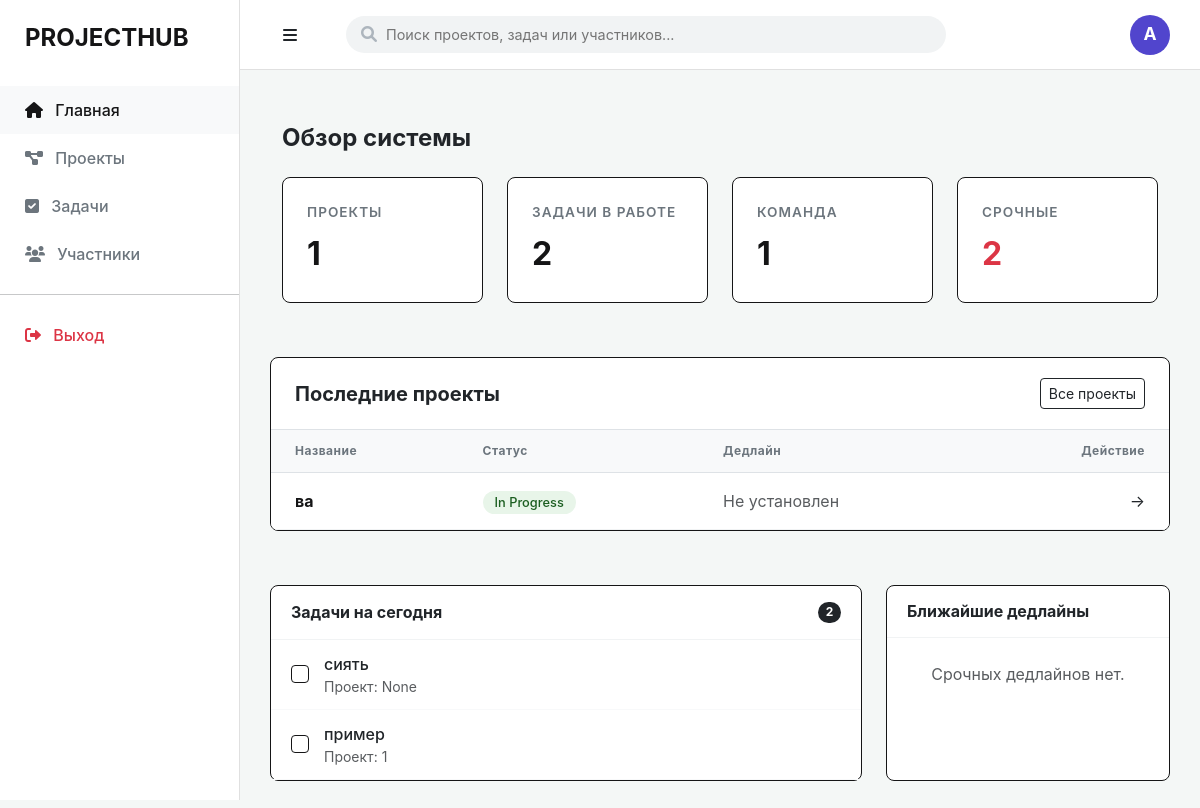
Before: / with the older database file.
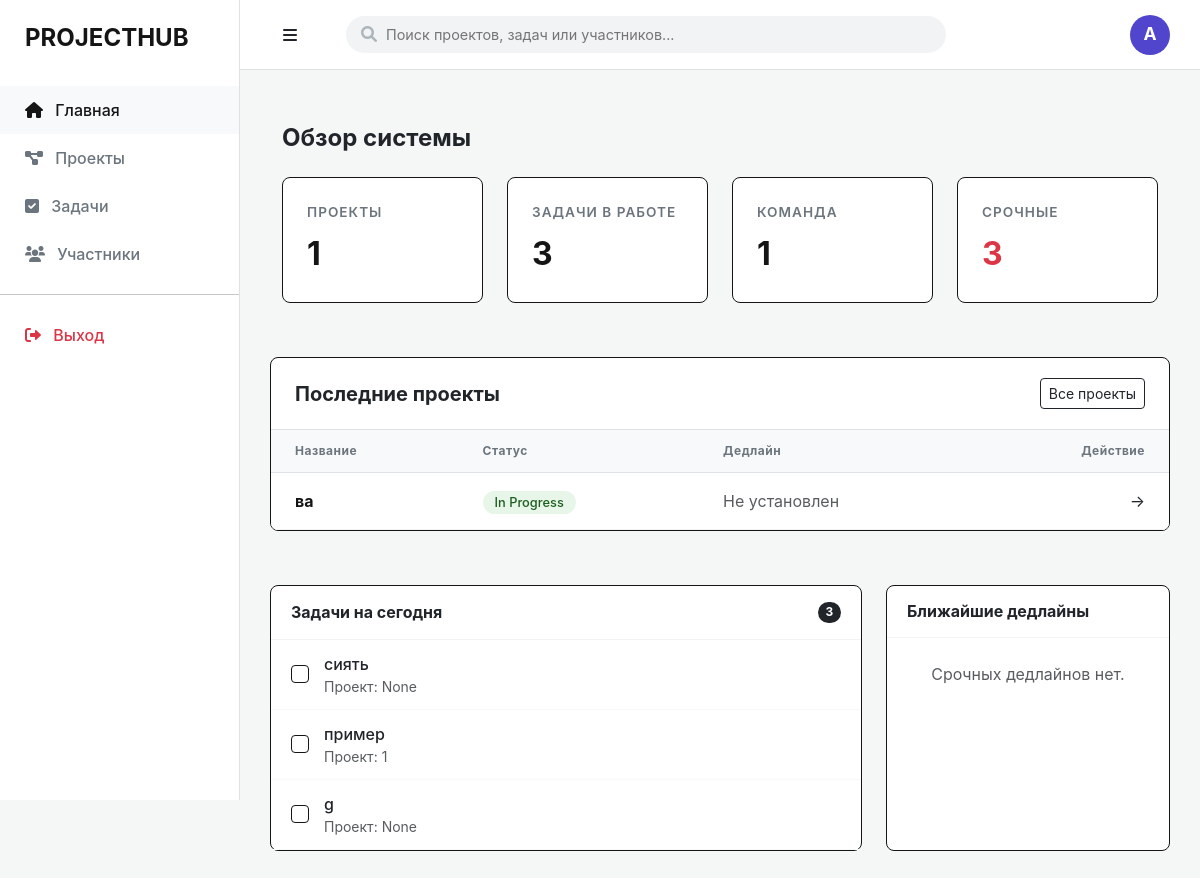
After: the same page with the newer database file.
### app/models/project.py (models this page shows)
class Project(Base):
    __tablename__ = "projects"
    id = Column(Integer, primary_key=True, index=True)
    title = Column(String, nullable=False)
    description = Column(Text)
    status = Column(String, default="In Progress")
    deadline = Column(DateTime, nullable=True) # Новое поле для даты
    created_at = Column(DateTime, default=datetime.utcnow)
    owner_id = Column(Integer, ForeignKey("users.id"))
    owner = relationship("User", back_populates="projects")

### app/models/task.py (models this page shows)
class Task(Base):
    __tablename__ = "tasks"
    id = Column(Integer, primary_key=True, index=True)
    title = Column(String)
    status = Column(String, default="To Do")
    owner_id = Column(Integer, ForeignKey("users.id"))
    owner = relationship("User", back_populates="tasks")
    deadline = Column(Date, nullable=True)
    project_id = Column(Integer, ForeignKey("projects.id"))

### app/main.py (the view)
@app.get("/")
def read_root(request: Request, db: Session = Depends(get_db)):
    total_projects = db.query(Project).count()
    active_tasks_count = db.query(Task).filter(Task.status != "Done").count()
    total_users = db.query(User).count()
    today = date.today()
    recent_projects = db.query(Project).order_by(Project.id.desc()).limit(5).all()
    tasks_today = db.query(Task).filter(Task.status != "Done").limit(5).all()
    upcoming_deadlines = db.query(Project).filter(
        Project.deadline >= today
    ).order_by(Project.deadline.asc()).limit(3).all()
    return templates.TemplateResponse("index.html", {
        "request": request,
        "stats": {
            "projects": total_projects,
            "tasks": active_tasks_count,
            "users": total_users,
            "urgent": active_tasks_count
        },
        "recent_projects": recent_projects,
        "tasks_today": tasks_today,
        "upcoming_deadlines": upcoming_deadlines
    })

### templates/index.html (shortened to what the changed rows need)
{% extends "base.html" %}
{% block content %}
<div class="container-fluid py-4">
    <div class="mb-4">
        <h2 class="h4 fw-bold">Обзор системы</h2>
    </div>
    <div class="row g-4">
        <div class="col-md-3">
            <div class="stat-card">
                <span class="stat-label text-uppercase">Задачи в работе</span>
                <span class="stat-value">{{ stats.tasks }}</span>
            </div>
        </div>
        <div class="col-md-3">
            <div class="stat-card">
                <span class="stat-label text-uppercase">Срочные</span>
                <span class="stat-value text-danger">{{ stats.urgent }}</span>
            </div>
        </div>
    </div>
</div>
<div class="recent-section">
    <div class="table-responsive">
        <table class="table mb-0">
            <thead>
                <tr>
                    <th>Название</th>
                    <th>Статус</th>
                    <th>Дедлайн</th>
                    <th class="text-end">Действие</th>
                </tr>
            </thead>
            <tbody>
                {% for project in recent_projects %}
                <tr>
                    <td class="fw-bold">{{ project.title }}</td>
                    <td>
                        <span class="status-pill {% if project.status == 'Active' %}status-active{% else %}status-new{% endif %}">
                            {{ project.status or 'Новый' }}
                        </span>
                    </td>
                    <td class="text-muted">
                        {{ project.deadline.strftime('%d.%m.%Y') if project.deadline else 'Не установлен' }}
                    </td>
                    <td class="text-end">
                        <a href="/projects" class="text-decoration-none text-dark">→</a>
                    </td>
                </tr>
                {% else %}
                <tr>
                    <td colspan="4" class="text-center py-5 text-muted">
                        У вас пока нет созданных проектов.
                    </td>
                </tr>
                {% endfor %}
            </tbody>
        </table>
    </div>
</div>
<div class="row dashboard-lower-grid g-4">
    <div class="col-lg-8">
        <div class="info-block">
            <div class="info-header d-flex justify-content-between align-items-center">
                <h3 class="h6 mb-0 fw-bold">Задачи на сегодня</h3>
                <span class="badge rounded-pill bg-dark">{{ tasks_today|length }}</span>
            </div>
            <div class="info-body">
                {% for task in tasks_today %}
                <div class="task-item">
                    <div class="task-checkbox"></div>
                    <div class="d-flex flex-column">
                        <span class="fw-medium">{{ task.title }}</span>
                        <small class="text-muted">Проект: {{ task.project_id }}</small>
                    </div>
                </div>
                {% else %}
                <div class="p-4 text-center text-muted">На сегодня задач нет. Отдохните!</div>
                {% endfor %}
            </div>
        </div>
    </div>
</div>
{% endblock %}

Changed rows visible on the page:
added Task: title "g", project_id "None"
Other visible differences:
{{ stats.tasks }}: "2" → "3"
{{ stats.urgent }}: "2" → "3"
{{ tasks_today|length }}: "2" → "3"
